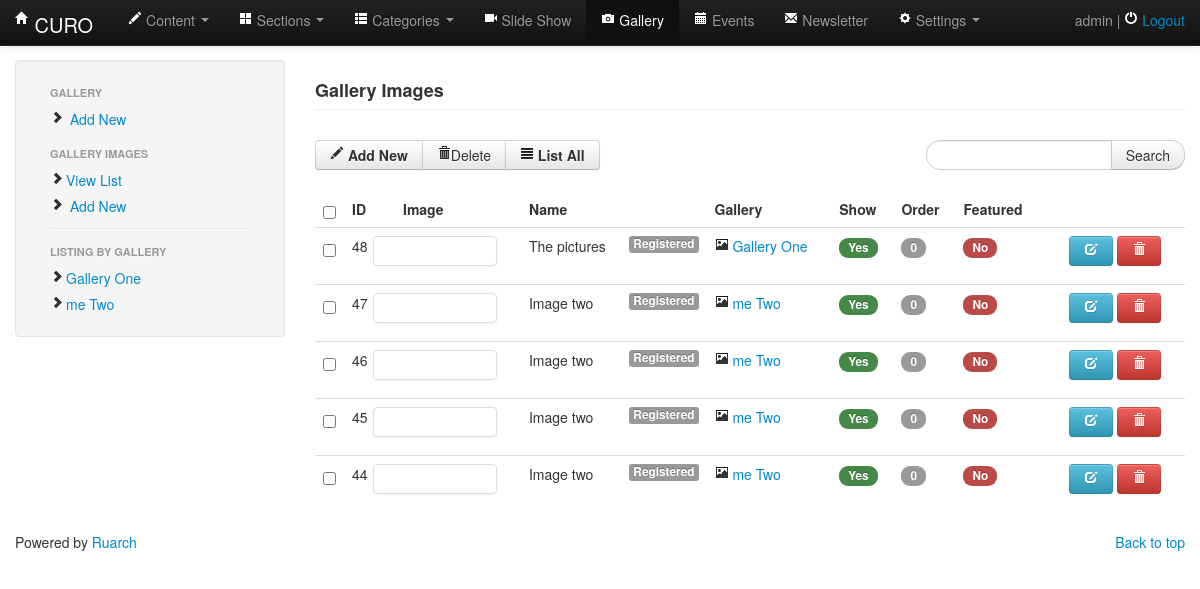
Page /admin/images.php (signed in) on the earlier database version.
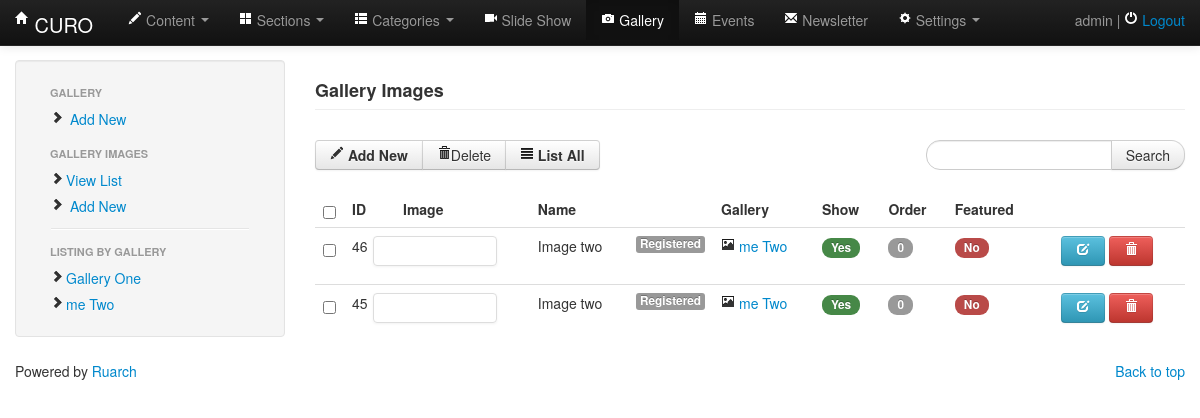
Same page on the later database version.
### tables this page shows
CREATE TABLE `cu_gallery` (
  `gallery_id` int(11) NOT NULL AUTO_INCREMENT,
  `gallery_name` varchar(255) DEFAULT NULL,
  `gallery_image` text,
  `gallery_description` text,
  `gallery_created` timestamp NOT NULL DEFAULT CURRENT_TIMESTAMP,
  `gallery_show` tinyint(1) DEFAULT '1',
  `gallery_access` tinyint(1) DEFAULT NULL,
  `gallery_feature` tinyint(1) DEFAULT '0',
  `gallery_order` int(11) DEFAULT NULL,
  `added_by` int(11) DEFAULT NULL,
  PRIMARY KEY (`gallery_id`)
);

CREATE TABLE `cu_images` (
  `image_id` int(11) NOT NULL AUTO_INCREMENT,
  `image_title` varchar(255) DEFAULT NULL,
  `image_gallery` int(11) DEFAULT NULL,
  `image_file` text,
  `image_description` text,
  `image_added` timestamp NOT NULL DEFAULT CURRENT_TIMESTAMP,
  `image_access` int(11) DEFAULT NULL,
  `image_feature` tinyint(1) DEFAULT '0',
  `image_show` tinyint(1) DEFAULT '1',
  `image_order` tinyint(1) DEFAULT NULL,
  `added_by` int(11) DEFAULT NULL,
  PRIMARY KEY (`image_id`)
);

CREATE TABLE `cu_access` (
  `access_id` int(11) NOT NULL AUTO_INCREMENT,
  `access` tinyint(1) NOT NULL DEFAULT '3',
  `access_name` varchar(100) DEFAULT NULL,
  PRIMARY KEY (`access_id`,`access`)
);

### admin/includes/pagination.php (called while the page is built, shortened)
<?php
class Pagination
{
	var $page;
	var $size;
	function Pagination($page = null, $size = null, $total_records = null)
	{
		$this->page = $page;
		$this->size = $size;
	}
	function setPage($page)
	{
		$this->page = 0+$page;
	}
	function setSize($size)
	{
		$this->size = 0+$size;
	}
	function setTotalRecords($total)
	{
		$this->total_records = 0+$total;
	}
	function getLimitSql()
	{
		$sql = "LIMIT " . $this->getLimit();
		return $sql;
	}
	function getLimit()
	{
		$page = $this->page;
		if ($this->page < 1)
		{
			$page = 1;
		}
		$sql = ($page - 1) * $this->size . "," . $this->size;
		return $sql;
	}
}
?>

### admin/includes/functions.php (the view, shortened to what this page needs)
<?php
function access_info($access_id){
	$res=mysql_query("SELECT * FROM cu_access WHERE access='$access_id'") or die(mysql_error());
	return $row=mysql_fetch_array($res);
}
function gallery_info($galleryid){
	$res=mysql_query("SELECT * FROM cu_gallery WHERE gallery_id='$galleryid'") or die(mysql_error());
	return $row=mysql_fetch_array($res);
}
function load_image_by_gallery($url,$value=''){
	$res=mysql_query("SELECT * FROM cu_gallery WHERE gallery_id!='' OR gallery_id!='0' OR gallery_id!=NULL  GROUP BY gallery_id ") or die(mysql_error());
	while ($row=mysql_fetch_array($res)) {
		$gallery=gallery_info($row['gallery_id']);
		echo'<li ';
			if($value==$gallery['gallery_id']){echo 'class="active"';}
		echo'><a href="'.$url.'?gid='.$gallery['gallery_id'].'"><i class="icon-chevron-right"></i>'.$gallery['gallery_name'].'</a></li>';
	}
}
function get_list_images($page='',$q='',$gid=''){
include('pagination.php');
$pagination= new Pagination;
$conditions='';
$size=5;
if(!empty($q)){
	if(!empty($gid)){
		$url="images.php?q=$q&gid=$gid&p=";
	}else{
		$url="images.php?q=$q&p=";
	}
}else{
	if(!empty($gid)){
		$url="images.php?gid=$gid&p=";
	}else{
		$url="images.php?p=";
	}
}
$pagination->setPage($page);
$pagination->setSize($size);
$pagination->setLink($url);
$sql="SELECT * FROM cu_images  ";
$sql.="$conditions ORDER BY image_id DESC";
$resnum=mysql_query($sql) or die(mysql_error());
$total_records=mysql_num_rows($resnum);
$pagination->setTotalRecords($total_records);
$getsql=$pagination->getLimitSql($sql);
$res=mysql_query($sql.' '.$getsql) or die(mysql_error());
echo'<table class="table table-hover" id="no-more-tables">
              <thead>
 			  <tr>
              <th width="10"><input type="checkbox" name="chkall" onclick="checkall()" /></th>
                <th width="35">ID</th>
				<th>Image</th>
                <th>Name</th>
				<th>Gallery</th>
                <th>Show</th>
				<th>Order</th>
				<th width="90">Featured</th>
				<th></th>
              </tr>
              </thead>
              <tbody>';
	while($row=mysql_fetch_array($res)){
		$access=access_info($row['image_access']);
		$gallery=gallery_info($row['image_gallery']);
		echo' <tr>
              <td><input type="checkbox" name="imageid[]" value="'.$row['image_id'].'" /></td>
              <td data-title="ID">'.$row['image_id'].'</td>
              <td data-title="Image">
			  <ul class="thumbnails">
				  <li class="span2">
					<div class="thumbnail">
					 <a href="'.GALLERY_FOLDER.$row['image_file'].'" title="'.$row['image_title'].'" rel="colorbox"><img src="'.image_pro(GALLERY_FOLDER.$row['image_file'],140).'" alt=""></a>
					</div>
				  </li>
				</ul>
			  </td>';
			  echo'<td data-title="Gallery">'.$row['image_title'].'<span class="label pull-right">'.$access['access_name'].'</span></td>
			  <td align="center"><a href="gallery.php?q='.$gallery['gallery_name'].'" title="View Gallery" ><i class="icon-picture"></i> '.$gallery['gallery_name'].'</a></td>';
			  	echo'<td align="center" data-title="Show">';
					if($row['image_show']=='1'){
						echo '<span class="badge badge-success">Yes</span>';
					}elseif($row['image_show']=='0'){
						echo '<span class="badge badge-important">No</span>';
					}
				echo'</td>
				<td align="center" data-title="Order"><span class="badge">'.$row['image_order'].'</span></td>';
				echo'<td align="center" data-title="Featured">';
					if($row['image_feature']=='1'){
						echo '<span class="badge badge-success">Yes</span>';
					}elseif($row['image_feature']=='0'){
						echo '<span class="badge badge-important">No</span>';
					}
              echo'<td><a href="?action=edit&id='.$row['image_id'].'" class="btn btn-info" title="Edit" ><i class="icon-edit icon-white"></i></a> <a href="?action=delete&id='.$row['image_id'].'" class="btn btn-danger" title="Delete" onclick="return confirm(\'Are you sure you want to delete?\')"><i class="icon-trash icon-white"></i></a></td>
              </tr>';
	}
	echo '</tbody>
			</table>';
}
function isloggedin(){
	if(isset( $_SESSION['userid_admin'])){
		return true;
	}else{
		return false;
	}
}
function image_pro($imagefile,$width){
		$rh=img_ratio_height($imagefile,$width);
		return 'includes/image.php?w='.$width.'&h='.$rh.'&f=../'.$imagefile;
	}
 function img_ratio_height($image_file,$width){
		$info = getimagesize($image_file);
			$aspectRatio = $info[1] / $info[0];
			return $newHeight = (int)($aspectRatio * $width);
	}
?>

### admin/images.php (shortened to what this page needs)
<?php
$page='images';
include('includes/functions.php');
?>
<!DOCTYPE html>
<html lang="en">
  <head>
   <?php include('includes/head.php');?>
    <link rel="stylesheet" type="text/css" href="../media/colorbox/4/colorbox.css" />
  </head>
  <body data-spy="scroll" data-target=".bs-docs-sidebar">
    <?php include('includes/top-menu.php');?>
    <div class="container">
    <?php
		if(isset($_GET['action'])){
			$action=$_GET['action'];
			if($action=='add-new' || $action=='edit'){
				include('includes/images.php');
			}else{
				include('includes/list-images.php');
			}
		}else{
				include('includes/list-images.php');
			}
	?>
  </div>
<?php include('includes/footer.php');?>
  </body>
</html>

### admin/includes/head.php (shortened to what this page needs)
<link rel="stylesheet" type="text/css" href="css/bootstrap.min.css">
<link rel="stylesheet" type="text/css" href="css/style.css">
<link rel="stylesheet" type="text/css" href="css/datepicker.css"/>
<link rel="stylesheet" type="text/css" href="css/bootstrap-wysihtml5-0.0.2.css"/>

### admin/includes/top-menu.php (shortened to what this page needs)
<div class="navbar navbar-inverse navbar-fixed-top">
      <div class="navbar-inner">
        <div class="container">
          <a class="brand" href="<?php echo BASE_URL;?>" target="_new"><i class="icon-home icon-white"></i> <?php echo SITE_NAME;?></a>
          <?php if(isloggedin()){ echo '<p class="navbar-text pull-right">
          <a href="#" class="navbar-link">'.$_SESSION['username_admin'].'</a>  | <i class="icon-off icon-white"></i> <a href="?logout">Logout</a>
            </p>';?>
          <div class="nav-collapse collapse">
            <ul class="nav">
              <li class="dropdown <?php if(@$page=='contents'){ echo 'active';}?>">
                <a href="contents.php" class="dropdown-toggle" data-toggle="dropdown"><i class="icon-pencil icon-white"></i> Content <b class="caret"></b></a>
              </li>
                <li class="dropdown <?php if(@$page=='sections'){ echo 'active';}?>">
                <a href="sections.php" class="dropdown-toggle" data-toggle="dropdown"><i class="icon-th-large icon-white"></i> Sections <b class="caret"></b></a>
              </li>
                <li class="dropdown <?php if(@$page=='categories'){ echo 'active';}?>">
                <a href="categories.php" class="dropdown-toggle" data-toggle="dropdown"><i class="icon-th-list icon-white"></i> Categories <b class="caret"></b></a>
               </li>
               <li <?php if(@$page=='slideshow'){ echo 'class="active"';}?>><a href="slide-shows.php"><i class="icon-facetime-video icon-white"></i> Slide Show</a></li>
               <li <?php if(@$page=='gallery' || @$page=='images'){ echo 'class="active"';}?>><a href="gallery.php"><i class="icon-camera icon-white"></i> Gallery</a></li>
               <li <?php if(@$page=='events'){ echo 'class="active"';}?>><a href="events.php"><i class="icon-calendar icon-white"></i> Events</a></li>
               <li <?php if(@$page=='newsletter'){ echo 'class="active"';}?>><a href="newsletter.php"><i class="icon-envelope icon-white"></i> Newsletter</a></li>
               <li class="dropdown <?php if(@$page=='users'){ echo 'active';}?>">
                <a href="#" class="dropdown-toggle" data-toggle="dropdown"><i class="icon-cog icon-white"></i> Settings <b class="caret"></b></a>
              </li>
            </ul>
          </div>
          <?php }?>
        </div>
      </div>
    </div>

### admin/includes/list-images.php (shortened to what this page needs)
<div class="row">
  <?php include('left-menu.php');?>
  <div class="span9">
    <section id="articles">
      <div class="page-header">
        <h4 style="margin:0px">Gallery Images</h4>
      </div>
      <div class="row">
     <form class="form-search pull-right" method="post"  action="">
  <div class="input-append">
    <input type="text" class="span2 search-query" name="q">
    <button type="submit" class="btn" name="images_search_btn">Search</button>
  </div>
</form>
<br class="hidden-desktop" />
<br class="hidden-desktop" />
   <form method="post" name="frmaction">
      <div class="span4">
       <div class="btn-group">
      	<a href="?action=add-new" class="btn"><i class="icon-pencil"></i> <strong>Add New</strong></a>
          <button type="submit"  name="delete_images" value="Delete" class="btn"><i class="icon-trash"></i>Delete</button>
        <a href="images.php" class="btn"><i class="icon-align-justify"></i> <strong>List All</strong></a>
        </div>
      </div>
      	<div class="span9">
             <?php $pagination='';$q='';$gid=''; if(isset($_GET['gid'])){$gid=$_GET['gid'];}if(isset($_GET['p'])){$pagination=$_GET['p'];} if(isset($_GET['q'])){$q=$_GET['q'];};get_list_images($pagination,$q,$gid);?>
        </div>
      </div>
    </section>
  </div>
</div>

### admin/includes/left-menu.php (shortened to what this page needs)
<?php if($page=='gallery' || $page=='images'){?>
      <div class="span3">
          <div class="well sidebar-nav">
            <ul class="nav nav-list">
              <li class="nav-header">Gallery</li>
             <li><a href="gallery.php?action=add-new"><i class="icon-chevron-right"></i> Add New</a></li>
             <li class="nav-header">Gallery Images</li>
              <li><a href="images.php"><i class="icon-chevron-right"></i>View List</a></li>
              <li><a href="images.php?action=add-new"><i class="icon-chevron-right"></i> Add New</a></li>
              <li class="divider"></li>
                  <li class="nav-header">Listing By Gallery</li>
                  <?php load_image_by_gallery('images.php',@$_GET['gid']);?>
            </ul>
          </div>
        </div>
<?php }?>

### admin/includes/footer.php
<footer class="footer">
      <div class="container">
        <p class="pull-right"><a href="#">Back to top</a></p>
        <p>Powered by <a href="http://ruarch.net" target="_blank">Ruarch</a>
      </div>
    </footer>

### admin/includes/head.php (style rules this page uses)
body { padding-top: 60px; }

Differences in the rows shown:
removed cu_images: image_id "48", image_title "The pictures", cu_access.access_name "Registered", cu_gallery.gallery_name "Gallery One", image_show "Yes", image_order "0", image_feature "No"
removed cu_images: image_id "47", image_title "Image two", cu_access.access_name "Registered", cu_gallery.gallery_name "me Two", image_show "Yes", image_order "0", image_feature "No"
removed cu_images: image_id "44", image_title "Image two", cu_access.access_name "Registered", cu_gallery.gallery_name "me Two", image_show "Yes", image_order "0", image_feature "No"
